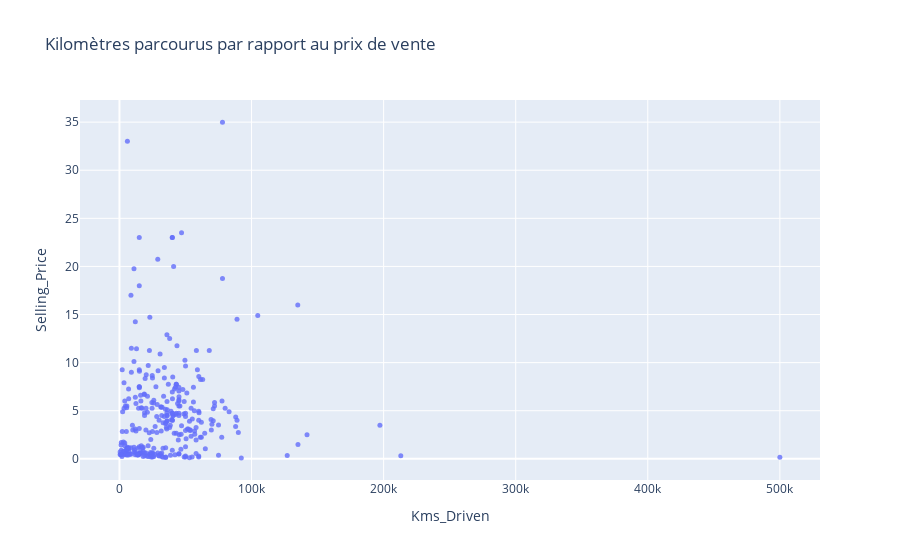

This figure's notebook cell:
### Markdown cell above
Une autre hypothèse intuitive que l’on pourrait faire est que plus une voiture fait de kilomètres, plus son prix sera bas. Voyons si cela est vrai. Nous pouvons utiliser un nuage de points pour visualiser la relation entre deux caractéristiques numériques.

### Code cell
fig = px.scatter(data, 
                 x='Kms_Driven',
                 y='Selling_Price', 
                 opacity=0.8, 
                 title='Kilomètres parcourus par rapport au prix de vente')
fig.update_traces(marker_size=5)
fig.show()

### Figure 1 — Plotly figure (JSON) as saved in the notebook; plotly's stock layout.template omitted (floating-point values rounded to 4 significant figures; data arrays with more than 128 entries replaced by an {"elided": "..."} marker saying what was removed)
{"data": [{"hovertemplate": "Kms_Driven=%{x}<br>Selling_Price=%{y}<extra></extra>", "legendgroup": "", "marker": {"color": "#636efa", "opacity": 0.8, "size": 5, "symbol": "circle"}, "mode": "markers", "name": "", "orientation": "v", "showlegend": false, "type": "scatter", "x": {"elided": "301 int values"}, "xaxis": "x", "y": {"elided": "301 float values"}, "yaxis": "y"}], "layout": {"legend": {"tracegroupgap": 0}, "title": {"text": "Kilomètres parcourus par rapport au prix de vente"}, "xaxis": {"anchor": "y", "domain": [0, 1], "title": {"text": "Kms_Driven"}}, "yaxis": {"anchor": "x", "domain": [0, 1], "title": {"text": "Selling_Price"}}}}
